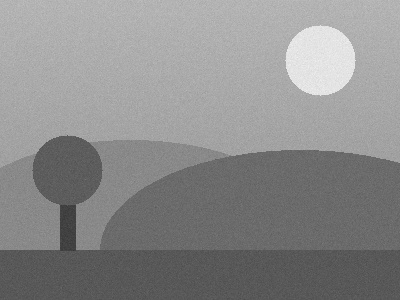
#> input picture CV_Unit2_Assignment/04_Histogram/input.jpg, 400 x 300 px
$ python program.py
#> lines starting #> are read from the running program, lines starting #| are printed output that depends on the picture
"""
Program 4: Histogram Analysis
Reads a grayscale image, computes and plots its intensity histogram,
saves the plot, and prints the intensity value with the highest frequency.
"""
import cv2
import numpy as np
import matplotlib
matplotlib.use("Agg")
import matplotlib.pyplot as plt

img = cv2.imread("input.jpg", cv2.IMREAD_GRAYSCALE)
#> img is the input picture: shape (300, 400); min 53, max 242, mean 139.2

# Compute histogram: 256 bins, range 0-255
hist = cv2.calcHist([img], [0], None, [256], [0, 256]).flatten()
#> hist = 256 values, max 2929 at index 169, min 0 at index 0, mean 468.8

# Intensity value with highest frequency (the mode)
peak_intensity = int(np.argmax(hist))
#> peak_intensity = 169
peak_count = int(hist[peak_intensity])
#> peak_count = 2929
print("Intensity value with highest frequency:", peak_intensity)
#| Intensity value with highest frequency: 169
print("Frequency (pixel count) at that intensity:", peak_count)
#| Frequency (pixel count) at that intensity: 2929

# Plot histogram
plt.figure(figsize=(7, 5))
plt.plot(hist, color="black")
plt.title("Grayscale Intensity Histogram")
plt.xlabel("Pixel Intensity (0-255)")
plt.ylabel("Frequency")
plt.axvline(peak_intensity, color="red", linestyle="--",
            label=f"Peak = {peak_intensity}")
plt.legend()
plt.savefig("output.png", bbox_inches="tight")
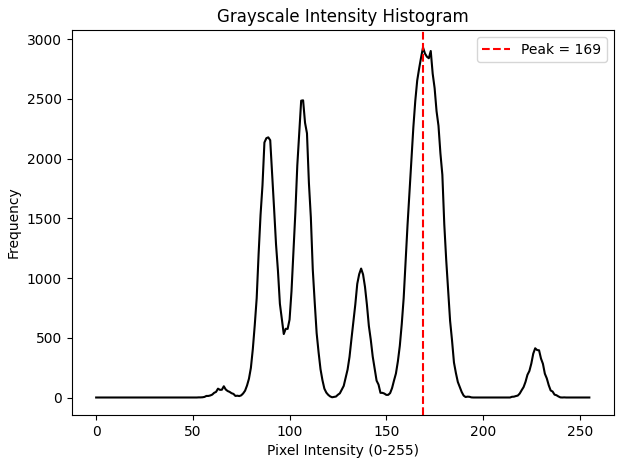
#> figure drawn by matplotlib, 1 panel; curve peaks at x = 169, y = 2929
plt.close()
